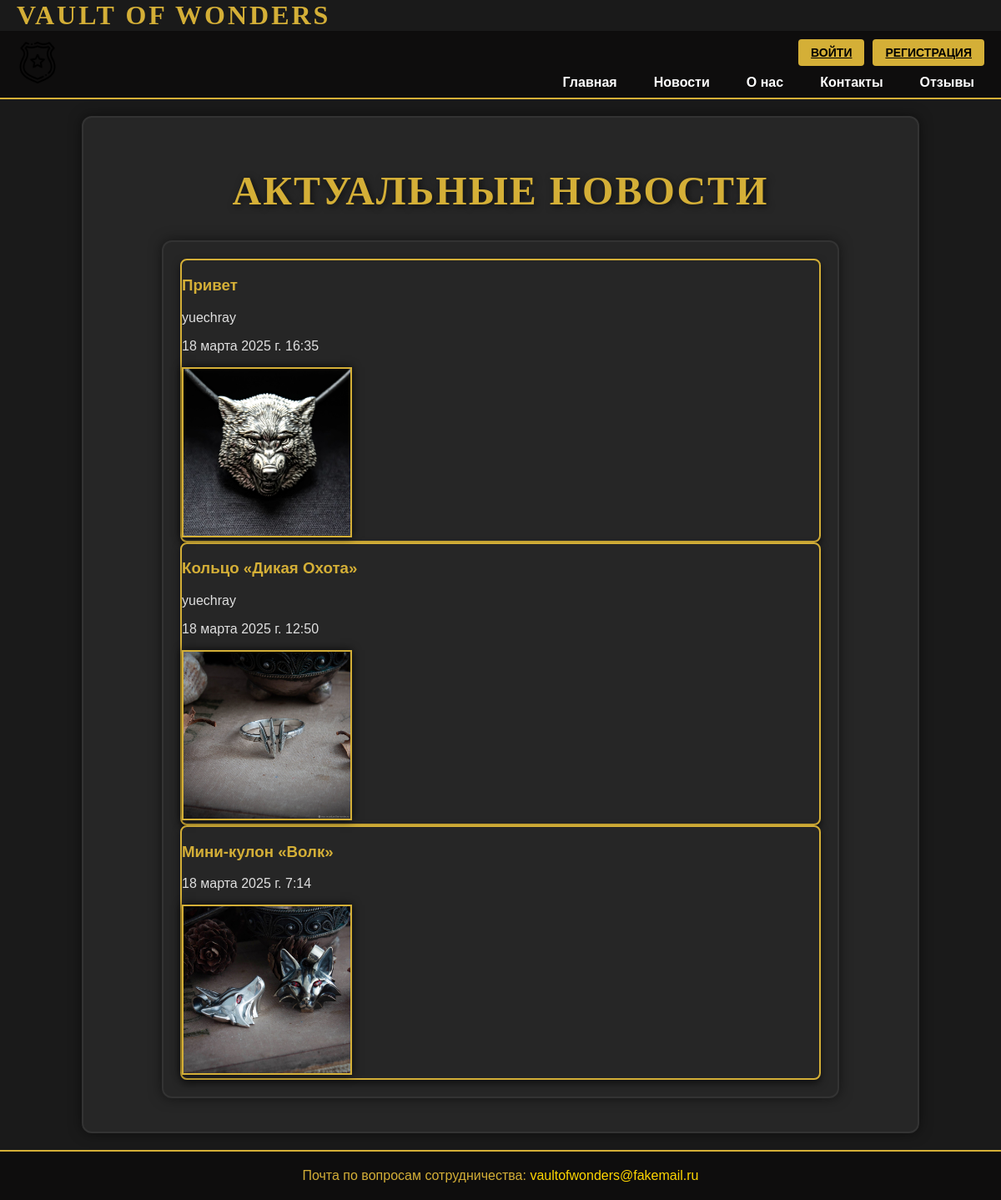
The app's page /, older data.
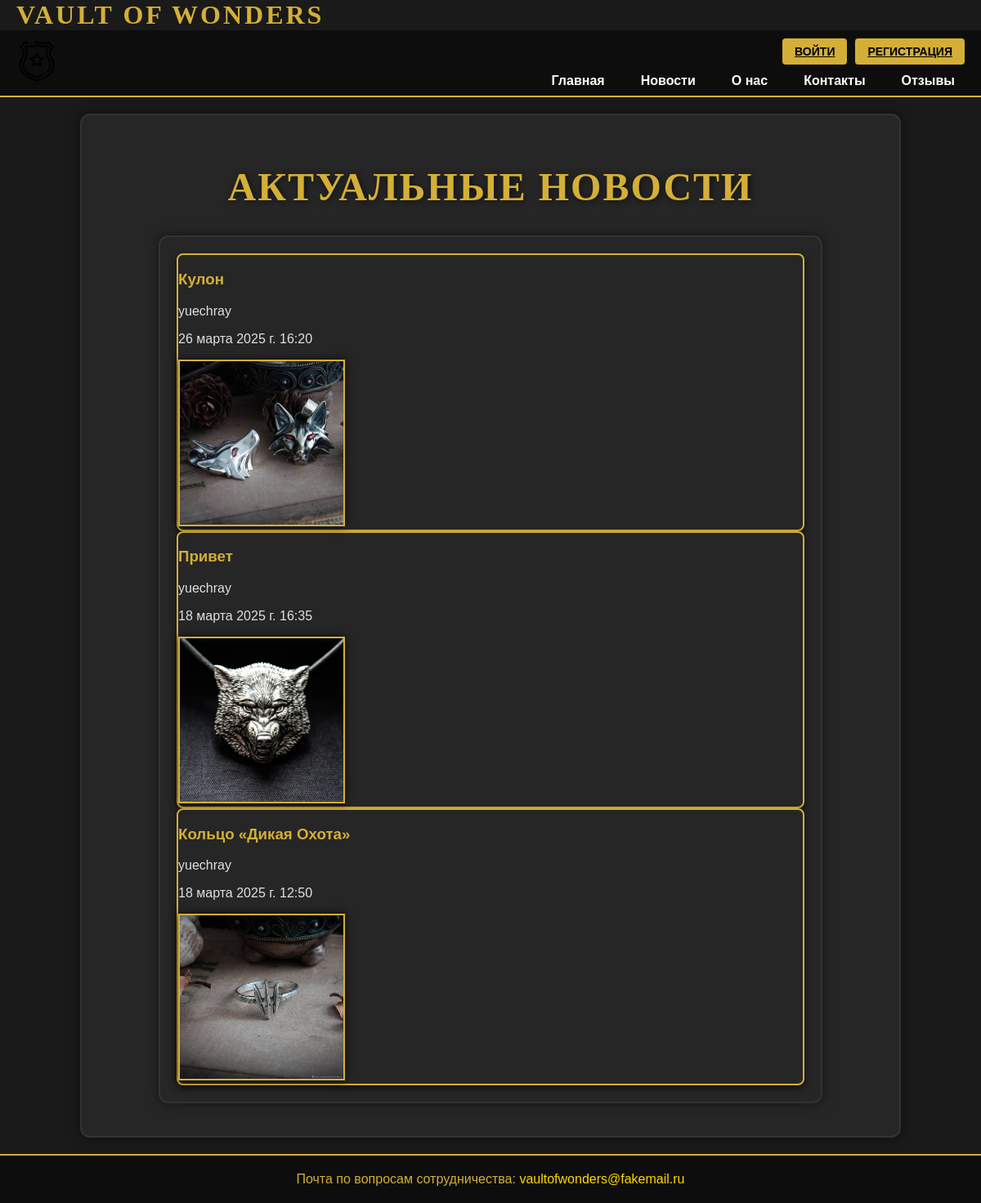
The same page, newer data.
### app/models.py (models this page shows, shortened)
class Task(models.Model):
    title = models.CharField('Название', max_length=50)
    task = models.TextField('Описание')
    date_published = models.DateTimeField(default=timezone.now, verbose_name="Дата публикации")
    image = models.ImageField(upload_to="media/Images/", verbose_name="Изображение", null=True, blank=True)
    author = models.ForeignKey(User, on_delete=models.CASCADE, verbose_name="Автор", null=True, blank=True)
    def get_absolute_url(self):
        return f"/detail/{self.pk}/"
    class Meta:
        verbose_name = 'Новость'
        verbose_name_plural = 'Новости'

### app/views.py (the view)
# urls.py: path('', views.main, name='main'),
def main(request):
    tasks = Task.objects.order_by('-id')[:3]
    user = request.user
    context = {
    'title': 'Главная страница сайта',
    'tasks': tasks,
    'user': user
    }
    return render(request, 'main.html', context)

### app/templates/main.html (shortened to what this page needs)
{% extends 'base.html' %}
{% block content %}
<h1>Актуальные новости</h1>
<div class="container">
    <div class="row justify-content-center">
        {% if tasks %}
            {% for el in tasks %}
                <div class="col-md-4 mb-4">
                    <div class="alert alert-warning news-item text-center">
                        <h3><a href="{{ el.get_absolute_url }}" class="news-link">{{ el.title }}</a></h3>
                        {% if el.author %}
                            <p>{{ el.author }}</p>
                        {% endif %}
                        <p>{{ el.date_published }}</p>
                        {% if el.image %}
                            <img class="news-img" src="media/{{ el.image }}" alt="news image">
                        {% endif %}
                    </div>
                </div>
            {% endfor %}
        {% else %}
            <p>У нас нет записей</p>
        {% endif %}
    </div>
</div>
{% endblock %}

### app/templates/base.html (shortened to what this page needs)
{% load static %}
<!DOCTYPE html>
<html lang="en">
<head>
    <link href="{% static 'styles/site.css' %}" rel="stylesheet">
    <link href="{% static 'styles/news.css' %}" rel="stylesheet">
    <link href="{% static 'styles/solo_new.css' %}" rel="stylesheet">
</head>
<body>
    <div class="logo">Vault of Wonders</div>
    <header>
        <a href="{% url 'main' %}">
            <img src="{% static 'img/logo.png' %}" alt="Логотип" width="50">
        </a>
        <div class="nav-container">
            <div class="auth-buttons">
                {% if user.is_authenticated %}
                    <a href="{% url 'logout' %}" class="btn logout">Выйти</a>
                    {% if user.is_superuser %}
                    <a href="{% url 'admin' %}" class="btn btn admin " >Admin</a>
                    {% endif %}
                {% else %}
                    <a href="{% url 'login' %}" class="btn login">Войти</a>
                    <a href="{% url 'register' %}" class="btn register">Регистрация</a>
                {% endif %}
            </div>
            <div class="header-inner">
         <nav>
            <ul>
                <li><a href = "{% url 'main' %}"> Главная</a></li>
                <li><a href = "{% url 'news' %}"> Новости</a></li>
                <li><a href = "{% url 'about' %}"> О нас</a></li>
                <li><a href = "{% url 'links' %}"> Контакты</a></li>
                <li><a href = "{% url 'pool' %}"> Отзывы</a></li>
             </ul>
         </nav>
    </header>
    <div class="container">
        {% block content %}{% endblock %}
    </div>
    <footer>
        <p> Почта по вопросам сотрудничества: <a href="mailto:example@email.com" style="color: #FFD700; text-decoration: none;">vaultofwonders@fakemail.ru</a></p>
    </footer>
</body>
</html>

### app/static/styles/site.css (style rules this page uses)
body { font-family: Arial, sans-serif; margin: 0; padding: 0; background-color: #1A1A1A; color: #E0E0E0; }
.logo { font-size: 32px; font-weight: bold; font-family: 'Cinzel', serif; color: #D4AF37; text-transform: uppercase; letter-spacing: 3px; padding-left: 20px; }
header { background: rgb(14, 13, 13); color: white; text-align: center; padding: 10px 20px; font-size: 20px; font-weight: bold; border-bottom: 2px solid #D4AF37; height: 60px; display: flex; align-items: center; justify-content: space-between; position: relative; }
.auth-buttons { display: flex; gap: 10px; margin-left: auto; position: absolute; top: 10px; right: 20px; }
.auth-buttons .btn { background-color: #D4AF37; color: black; padding: 8px 15px; font-size: 14px; font-weight: bold; text-transform: uppercase; border: none; border-radius: 4px; cursor: pointer; transition: background 0.3s, color 0.3s; }
nav ul { list-style: none; display: flex; gap: 20px; padding: 0; margin: 0; margin-top: 40px; }
nav ul li { display: inline; }
nav ul li a { text-decoration: none; font-size: 16px; font-weight: bold; color: white; padding: 8px 12px; transition: color 0.3s, border-bottom 0.3s; }
.container { width: 80%; max-width: 1200px; margin: 20px auto; background: #262626; color: #E0E0E0; padding: 20px; border-radius: 12px; border: 2px solid #333; box-shadow: 0 0 15px rgba(0, 0, 0, 0.5); }
h1, h2 { color: #D4AF37; text-align: center; font-family: 'Cinzel', serif; text-transform: uppercase; text-shadow: 2px 2px 8px rgba(0, 0, 0, 0.6); letter-spacing: 2px; }
h1 { font-size: 48px; font-weight: bold; margin-top: 40px; }
footer { background-color: #0e0d0d; color: #D4AF37; text-align: center; padding: 15px 0; font-size: 16px; border-top: 2px solid #D4AF37; }
footer p { margin: 5px 0; }

### app/static/styles/news.css (style rules this page uses)
.news-img { max-height: 200px; object-fit: cover; max-width: 400px; border: 2px solid #D4AF37; box-shadow: 0 0 10px rgba(0, 0, 0, 0.8); }
.news-item { height: 100%; background-color: #262626; color: #E0E0E0; border: 2px solid #D4AF37; border-radius: 8px; box-shadow: 0 4px 10px rgba(0, 0, 0, 0.6); transition: transform 0.3s; }
.news-item a { text-decoration: none; color: #D4AF37; transition: color 0.3s; }

### app/static/styles/solo_new.css (style rules this page uses)
.news-item { height: 100%; background-color: #262626; color: #E0E0E0; border: 2px solid #D4AF37; border-radius: 8px; box-shadow: 0 4px 10px rgba(0, 0, 0, 0.6); transition: transform 0.3s; }
.news-item a { text-decoration: none; color: #D4AF37; transition: color 0.3s; }

Row changes from the older to the newer data that the page shows:
no longer on this page (row unchanged): Task: title "Мини-кулон «Волк»", date_published "18 марта 2025 г. 7:14", image (picture)
added Task: title "Кулон", author "yuechray", date_published "26 марта 2025 г. 16:20", image (picture)
